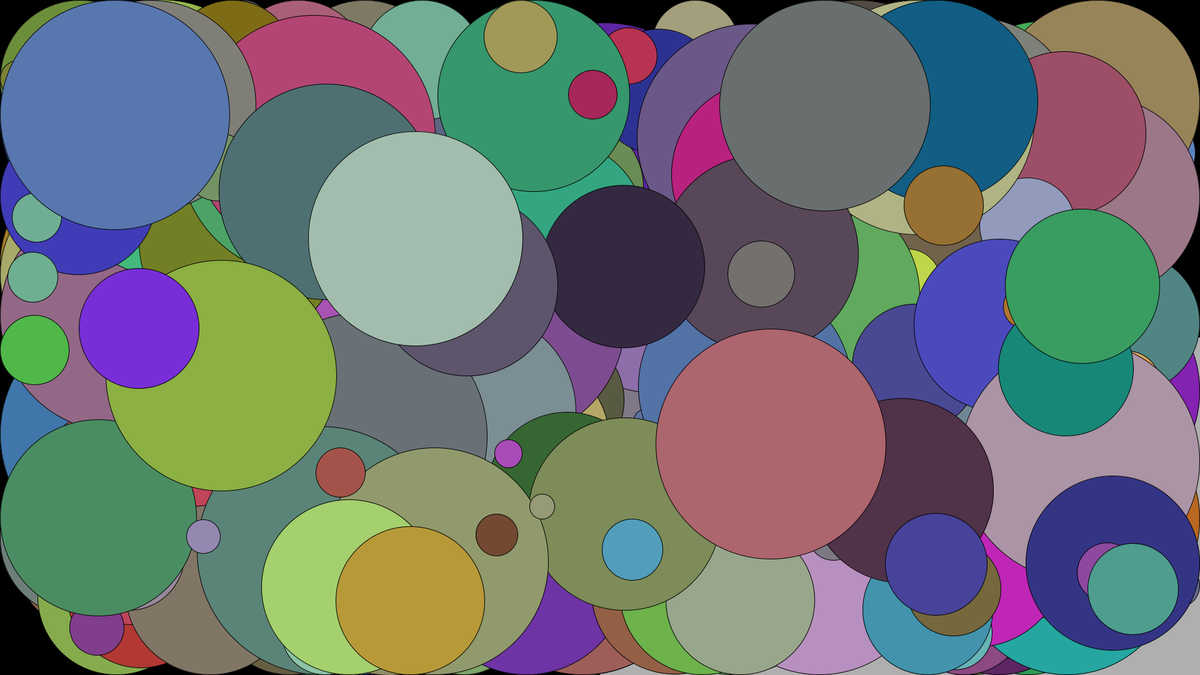
Frame 1 (no input)
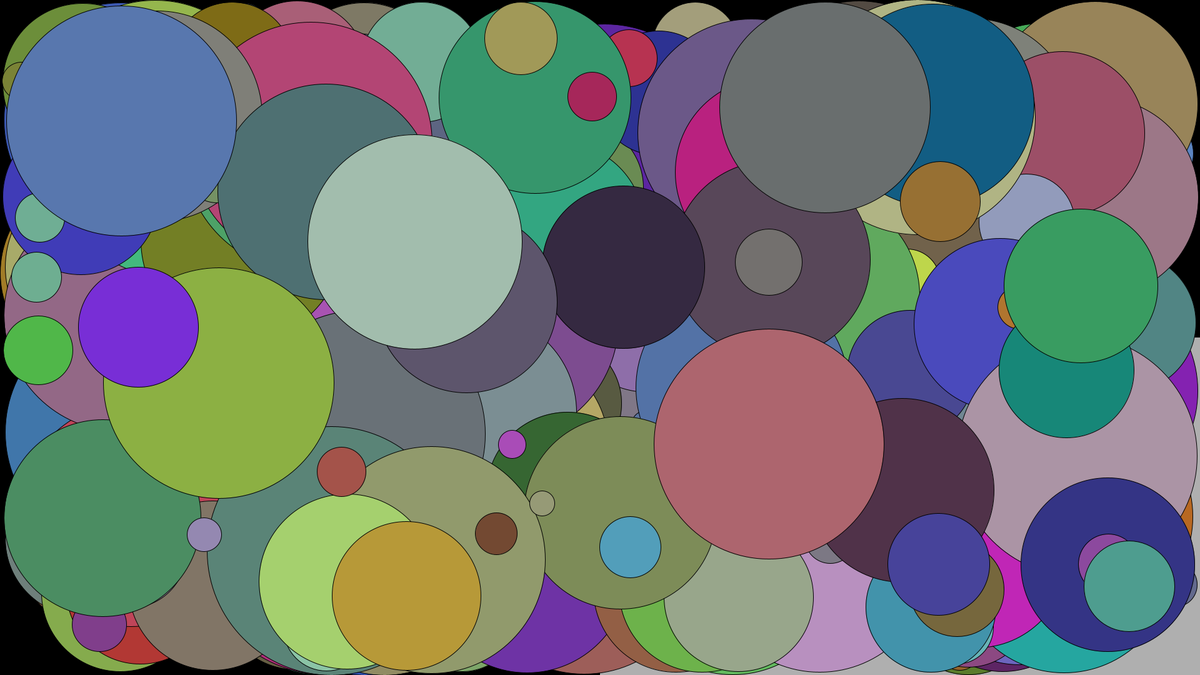
Frame 60 (the mouse pressed at the canvas centre just before this capture)
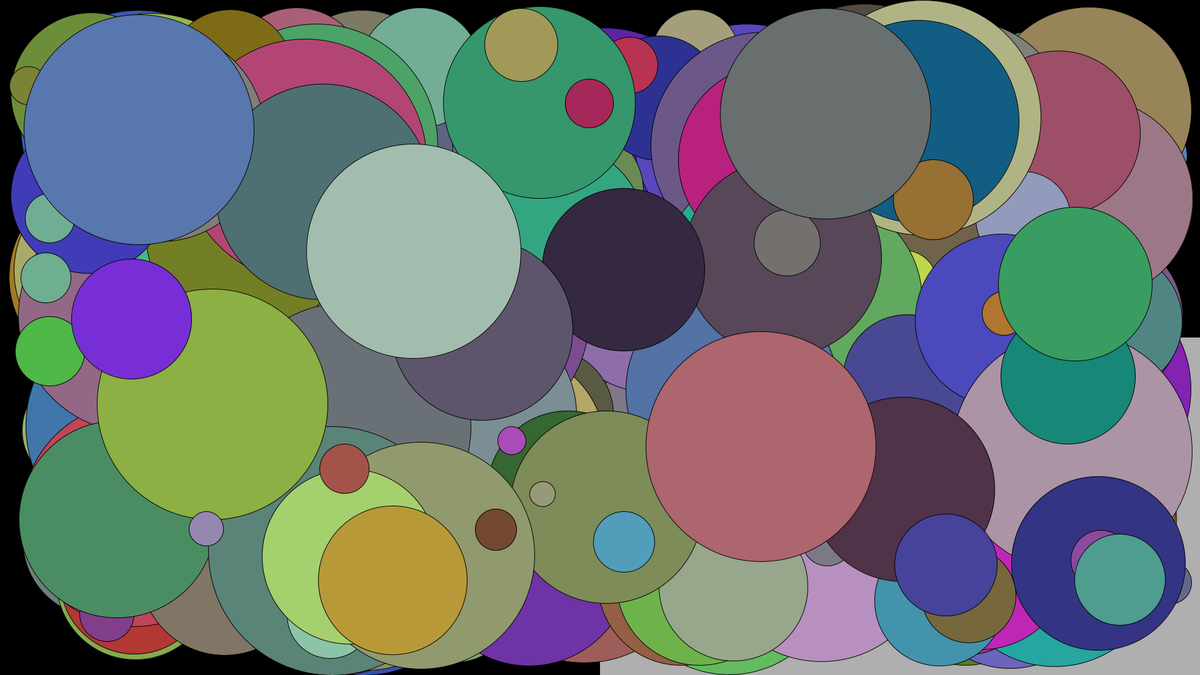
Frame 120 (the mouse held since frame 60 and released just before this capture)

The Processing sketch that drew these frames (run headless with seeded random() and noise(); from frame 60 on, the mouse is pressed at the canvas centre):

// Processing sketch: sketch_170122a
// ── sketch_170122a.pde
import java.util.*; 

class Liquid {
  float x,y,w,h;
  float c;
  
  Liquid(float x_, float y_, float w_, float h_, float c_) {
    x = x_;
    y = y_;
    w = w_;
    h = h_;
    c = c_;
  }
  void display() {
    noStroke();
    fill(175);
    rect(x,y,w,h);
  }
}
Liquid liquid;

class Mover {
  PVector location;
  PVector velocity;
  PVector acceleration;
  int topspeed;
  float mass;
  float scale;
  int r,g,b;
  int acclimit;
  float G;
  
  Mover(float m, float x, float y,int rr,int gg,int bb) {
    location=new PVector(x, y);
    velocity=new PVector(0, 0);
    acceleration=new PVector(0,0);
    topspeed=50;
    acclimit=2500;
    mass=m;
    G=0.5;
    scale=40;
    r=rr;
    g=gg;
    b=bb;
  }
  
  void applyForce(PVector force) {
    PVector f=force.get();
    f.div(mass);
    acceleration.add(f);
  }
  
  void update() {
    
    acceleration.limit(acclimit);
   //println(acceleration);
    velocity.add(acceleration);
    velocity.limit(topspeed);
    location.add(velocity);
    acceleration.mult(0);
    
  }
  
   void display() {
     stroke(0);
     fill(r,g,b);
     ellipse(location.x,location.y,mass*scale,mass*scale);
   }
   
   void checkEdges() {
    if ((location.x+(mass*scale)/2 > width) || (location.x-(mass*scale)/2 < 0)) {
     if (location.x+(mass*scale)/2>width) location.x=width-(mass*scale)/2;
     if (location.x-(mass*scale)/2<0) location.x=(mass*scale)/2;
      velocity.x = velocity.x * -0.9;
    }
    if ((location.y+(mass*scale)/2 > height) || (location.y-(mass*scale)/2 < 0)) {
      if (location.y+(mass*scale)/2>height) location.y=height-(mass*scale)/2;
     if (location.y-(mass*scale)/2<0) location.y=(mass*scale)/2;
    velocity.y = velocity.y * -0.9;
    }
   }
   
   boolean isInside(Liquid l) {
  if (location.x>l.x && location.x<l.x+l.w && location.y>l.y && location.y<l.y+l.h)
  {
    return true;
  } else {
    return false;
  }
}

void drag(Liquid l) {
   
    float speed=velocity.mag();
    float dragMagnitude=l.c*speed*speed;
    PVector drag=velocity.get();
    drag.mult(-1);
    drag.normalize();
    drag.mult(dragMagnitude);
    
    applyForce(drag);
}

PVector attract(Mover m) {
    PVector force=PVector.sub(location, m.location);
    float distance=force.mag();
    distance = constrain(distance,20,1000);
    force.normalize();
    float strength=(G*mass*m.mass)/(distance*distance);
    force.mult(strength);
    return force;
  }
}

Mover[] movers =new Mover[280];

class Attractor {
  float mass;
  PVector location;
  float G;
 
  Attractor() {
    location = new PVector(width/2,height/2);
    mass = 20;
    G=1;
  }
  
  PVector attract(Mover m) {
    PVector force=PVector.sub(location, m.location);
    float distance=force.mag();
    distance = constrain(distance,5,25);
    force.normalize();
    float strength=(G*mass*m.mass)/(distance*distance);
    force.mult(strength);
    return force;
  }
    
 
  void display() {
    stroke(0);
    fill(175,200);
    ellipse(location.x,location.y,mass*10,mass*10);
  }
}


Attractor a;

void setup() {
  size(1920,1080);
  background(0);
  liquid=new Liquid(width/2, height/2, width/2, height/2, 0.1);
  a = new Attractor();
  frameRate(1000);
  float noiset=0;
  for (int i=0; i<movers.length;i++) {
  movers[i]=new Mover(random(1,10),random(width),random(height),
  (int)map(noise(noiset),0,1,0,255),(int)map(noise(noiset+10000),0,1,0,255),(int)map(noise(noiset+100000),0,1,0,255));
   noiset+=1;
  }
}

 float t=0;
 
void draw() {
  background(0);
  liquid.display();
  a.display();
  
  
  
  PVector wind=new PVector();
  wind.x=(noise(t)-0.5)*1;
  wind.y=(noise(t+10000)-0.5)*1;
  if (mousePressed){ wind.x+=10;}
  
  
  for(int i=0;i<movers.length;i++) {
     if (movers[i].isInside(liquid)) {
      movers[i].drag(liquid);
    }
    for (int j=0;j<movers.length;j++) {
      if (i!=j) {
        PVector force=movers[j].attract(movers[i]);
        movers[i].applyForce(force);
      }
    }
    float m=movers[i].mass;
    PVector gravity=new PVector(0,0.1*m);
    
    //PVector f=a.attract(movers[i]);
    //movers[i].applyForce(f);
    movers[i].checkEdges();
    //movers[i].applyForce(wind);
   // movers[i].applyForce(gravity);
    
    movers[i].update();
    movers[i].display();
    
  }
  
  
  surface.setTitle(int(frameRate) + " fps");
  t+=0.01;
}
